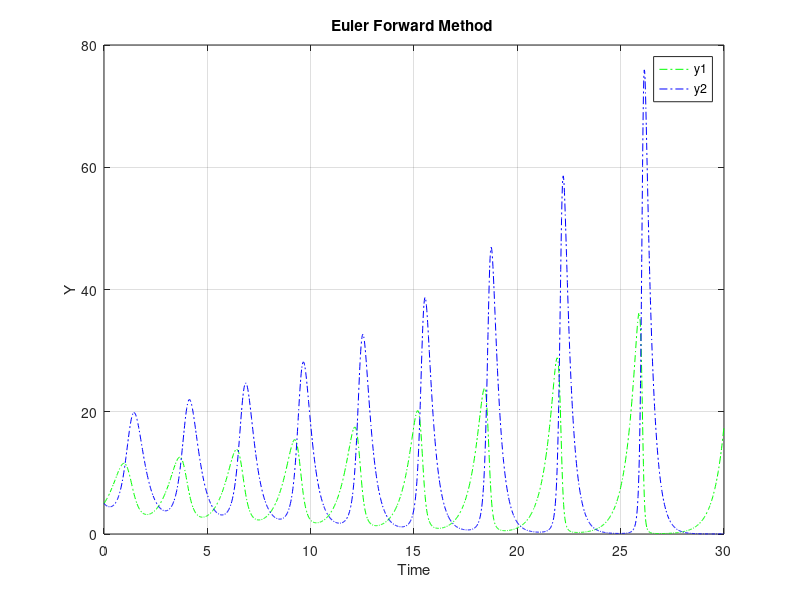
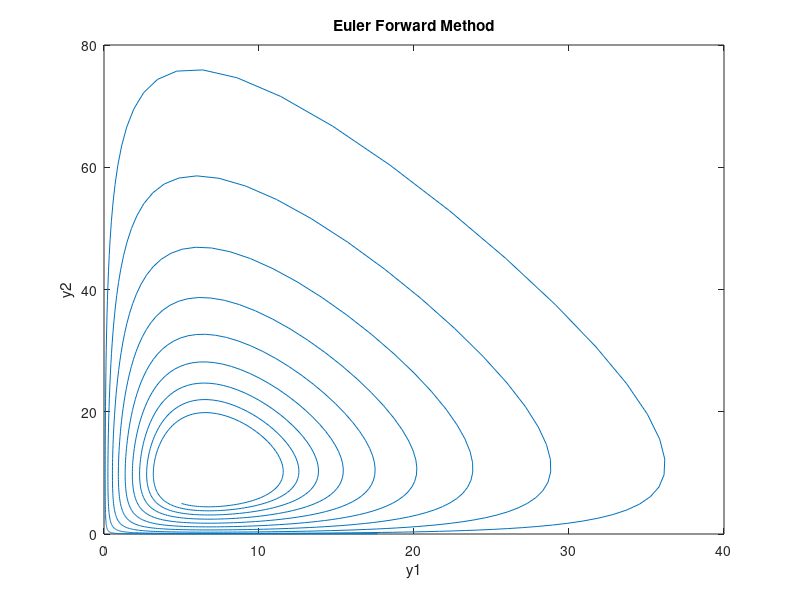

The MATLAB source for these figures, in order:
%========================== In The Name Of God ===========================%
%------------------------ Created by Mohsen Lotfi ------------------------%
%------------------------ Persian Gulf University ------------------------%
% Date: 2018/03/01 03:45:01 
% ======================================================================= %
clc
clear
tic
% a=1;b=2;c=3;d=4;    % zarayeb halati ke be sefr meyl mikonad
a=2;b=0.2/2;c=3;d=0.3/2;  % zarayeb halate navasani
h=0.02;               % andazeye game zamani
t1=0;
t2=30;
t=t1:h:t2;            % bazaye zamani
n=floor((t2-t1)/h);          
% ------------------------------------
y1=zeros(n+1,1);      % tedade shekar
y2=zeros(n+1,1);      % tedade shekarchi
X =zeros(n+1,1);      % tedade game zamani
% ------- maghadire avalie ---------------
y1(1)=5;
y2(1)=5;
X(1) =1;
% --------------
x(1)=10.0173+0.7372*sin((1.56^0.5)*t(1))-0.0166*sin((1.56^0.5)*t(1))*cos((1.56^0.5)*t(1))-0.0346*((cos((1.56^0.5)*t(1)))^2)+0.0173*cos((1.56^0.5)*t(1));
y(1)=11.7993-0.8371*cos((1.56^0.5)*t(1))-0.0197*sin((1.56^0.5)*t(1))*cos((1.56^0.5)*t(1))+0.0378*((cos((1.56^0.5)*t(1)))^2)+0.0197*sin((1.56^0.5)*t(1));
%------------
for i=1:n
   y1(i+1)=y1(i)+h*(a*y1(i)*(1-b*y2(i)));
   y2(i+1)=y2(i)+h*(c*y2(i)*(-1+d*y1(i)));
   X(i+1) =i+1;
   x(i+1,1)=10.0173+0.7372*sin((1.56^0.5)*t(i))-0.0166*sin((1.56^0.5)*t(i))*cos((1.56^0.5)*t(i))-0.0346*((cos((1.56^0.5)*t(i)))^2)+0.0173*cos((1.56^0.5)*t(i));
   y(i+1,1)=11.7993-0.8371*cos((1.56^0.5)*t(i))-0.0197*sin((1.56^0.5)*t(i))*cos((1.56^0.5)*t(i))+0.0378*((cos((1.56^0.5)*t(i)))^2)+0.0197*sin((1.56^0.5)*t(i));
end
% -------------- plot shekar & shekarchi bar hasbe zaman------------------%
Error_Pray=((x-y1(:,1))./x).*100;
Error_Predator=((y-y2(:,1))./y).*100;
ErrorPray=(sum(abs(Error_Pray)))/length(x)
ErrorPredator=(sum(abs(Error_Predator)))/length(y)

T=(X-1)*h;           
figure(1)
plot(T,y1,'-.g',T,y2,'-.b');
title ( 'Euler Forward Method ' );
legend('y1','y2');
xlabel('Time')
ylabel('Y')
grid on
hold on
hleg2=legend('y1','y2');
figure(2)
plot(y1,y2);
title('Euler Forward Method');
xlabel('y1');
ylabel('y2');
toc
